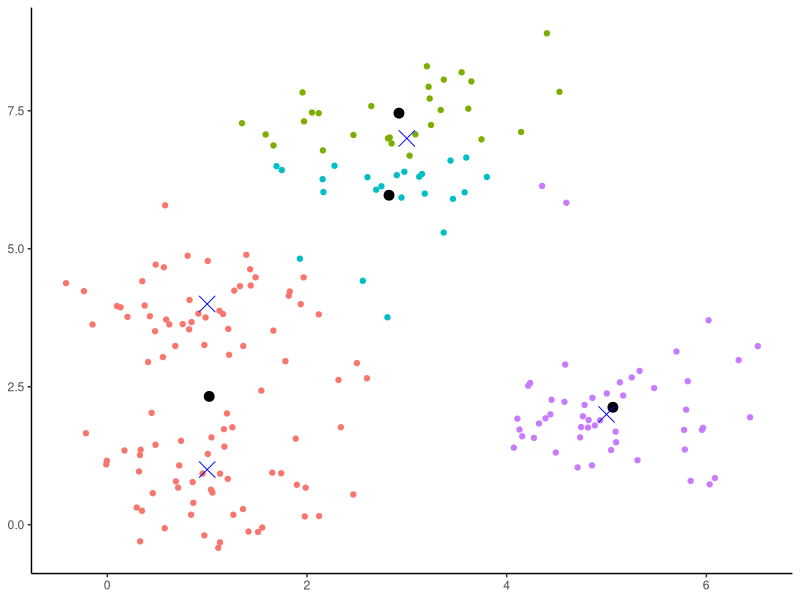
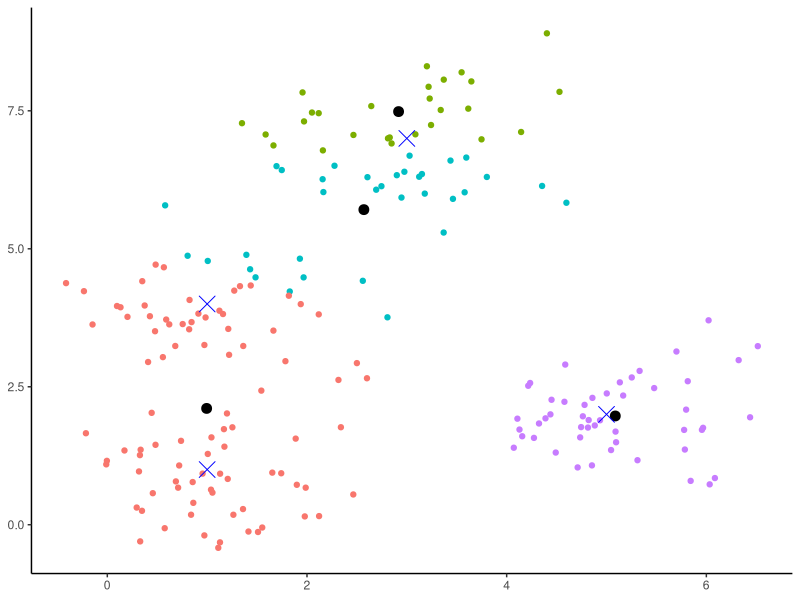
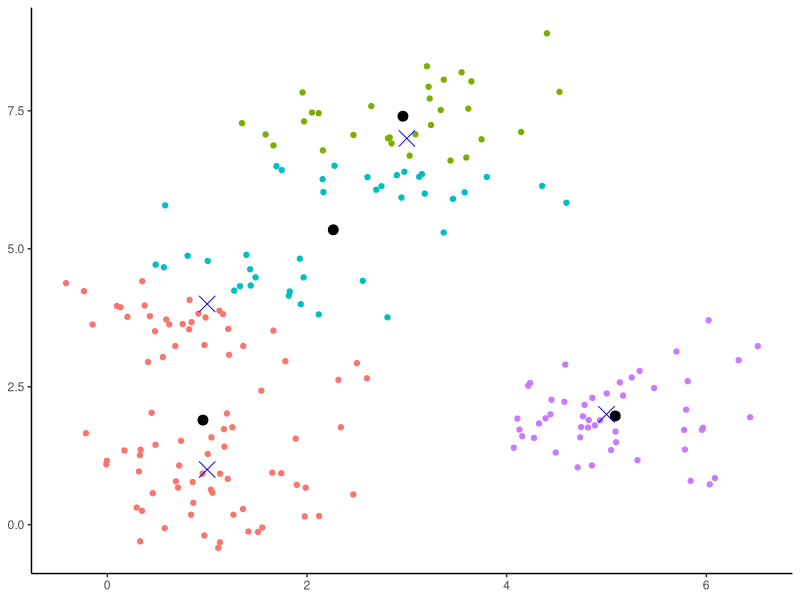
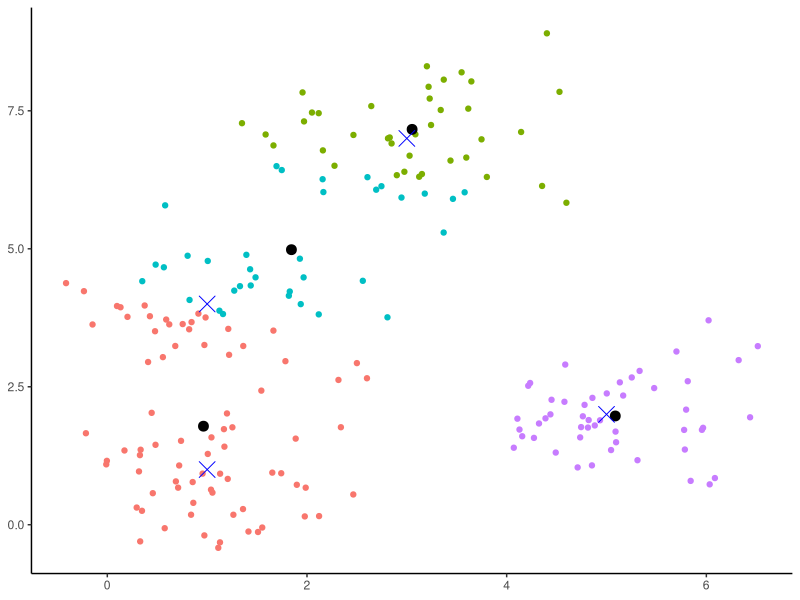
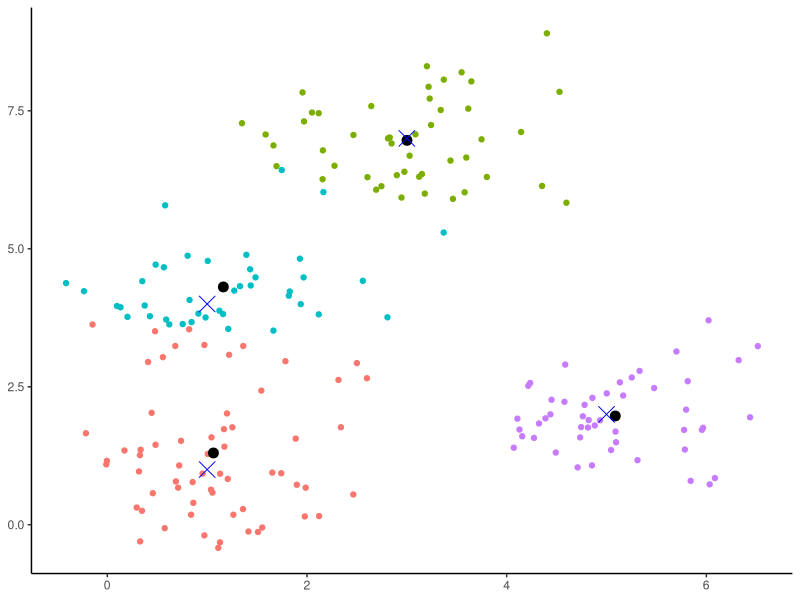
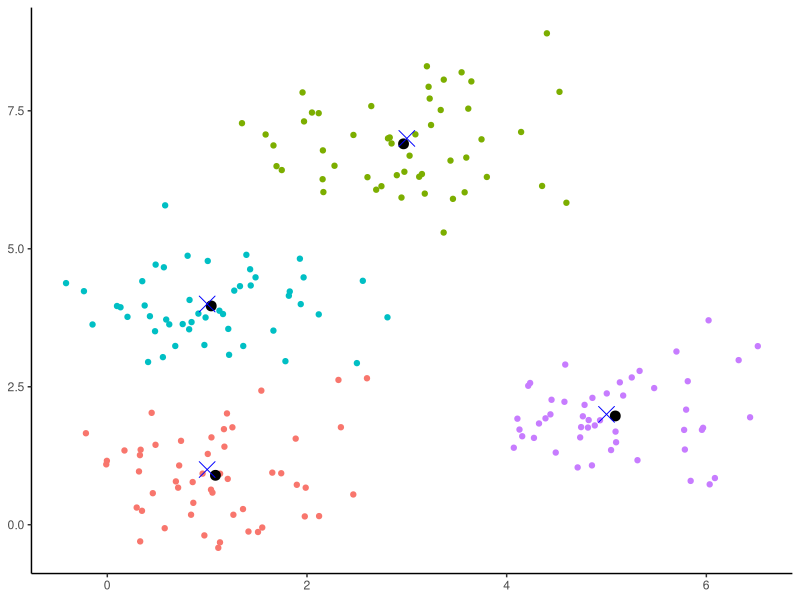
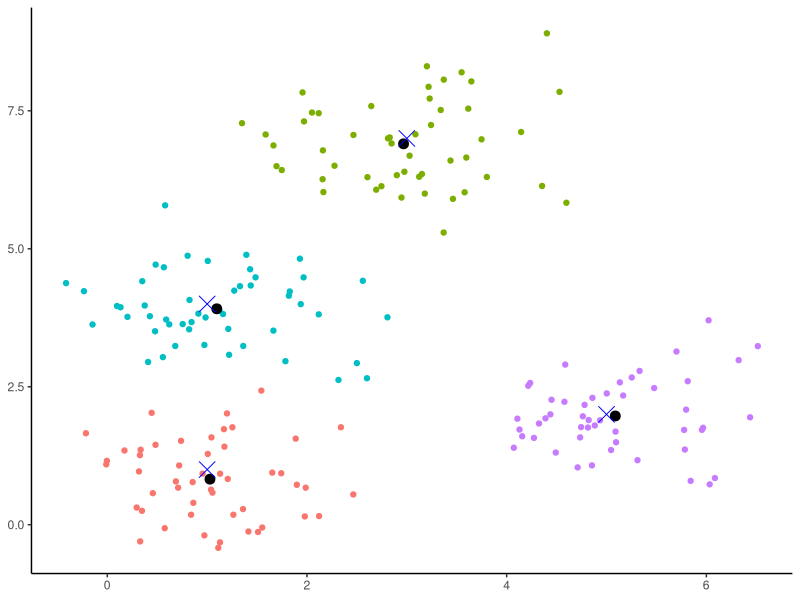
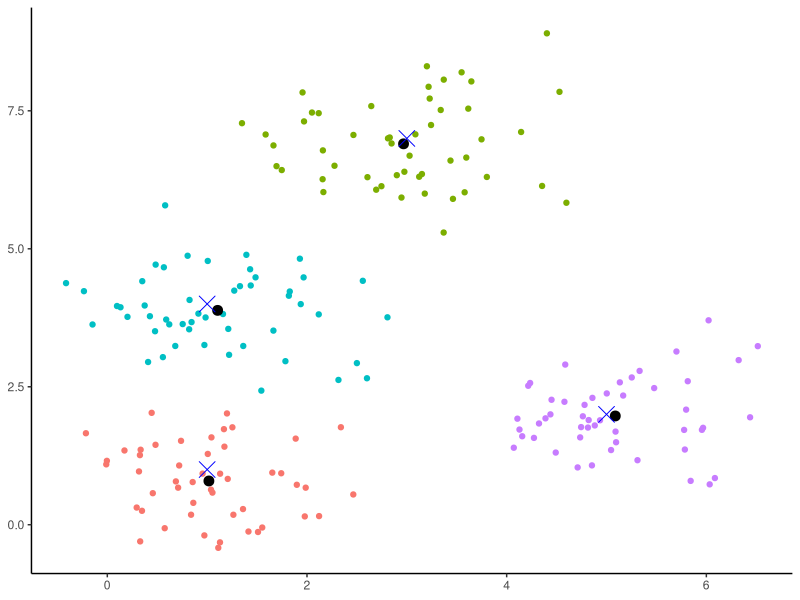

The R source for these figures, in order:
library(ggplot2)
library(magick)

dir_out <- "C:/Users/phf254/Desktop/images"

set.seed(4578)
n <- 50
mu1 <- c(1,1)
mu2 <- c(1,4)
mu3 <- c(3,7)
mu4 <- c(5,2)
Sigma <- diag(c(0.5,0.5))

true <- rbind(mu1,mu2,mu3,mu4)

g1 <- MASS::mvrnorm(n, mu=mu1, Sigma)
g2 <- MASS::mvrnorm(n, mu=mu2, Sigma)
g3 <- MASS::mvrnorm(n, mu=mu3, Sigma)
g4 <- MASS::mvrnorm(n, mu=mu4, Sigma)

data <- rbind(g1,g2,g3,g4)
data <- data.frame(x = data[,1], y = data[,2])


kmeans_pedro <- function(data, K){
  centers <- list()
  clusters <- list()
  
  for(k in 2:10000){
    if(k == 2){
      s <- sample(1:nrow(data), size = K)
      centers[[1]] <- data[s,]
    }
    
    cluster <- numeric(0)
    for(i in 1:nrow(data)){
      aux <- numeric(0)
      for(j in 1:nrow(centers[[(k-1)]])){
        aux[j] <- norm((data[i,]-(centers[[(k-1)]])[j,]), type = "2")
      }
      cluster[i] <- which.min(aux)
    }
    clusters[[k]] <- cluster
    
    center <- NULL
    for(j in 1:nrow(centers[[(k-1)]])){
      aux <- cluster==j
      data_aux <- data[aux,]
      
      centers_aux <- apply(data_aux, 2, mean)
      
      center <- rbind(center, centers_aux)
    }
    centers[[(k)]] <- center
    
    if(isTRUE(all.equal(centers[[(k)]],centers[[(k-1)]]))){
      return(list(center = centers, cluster = clusters))
    }
    
  }
  return(list(center = centers, cluster = clusters))
}

model <- kmeans_pedro(data, K = 4)

setwd(dir_out)
plots <- list()
for(i in 2:(length(model$cluster))){
data$cluster <- model$cluster[[i]]
centers <- model$center[[i]]

plots[[i]] <- ggplot(aes(x = x, y = y), data = data) +
  theme_classic() +
  geom_point(aes(color = as.factor(cluster))) +
  geom_point(aes(x = x, y = y),data = as.data.frame(centers),
             size = 3, color = "black") +
  geom_point(aes(x = x, y = y),data = data.frame(x=true[,1], y=true[,2]),
             size = 5, color = "blue", shape = 4) +
  theme(legend.position="none",
        axis.title.x = element_blank(),
        axis.title.y = element_blank())

ggsave(plot = plots[[i]], 
       filename = i, 
       device = "png")

}

imgs <- list.files(dir_out, full.names = TRUE)
img_list <- lapply(imgs, image_read)
img_joined <- image_join(img_list)
img_animated <- image_animate(img_joined, fps = 2)

img_animated

image_write(image = img_animated,
            path = "kmeans.gif")
